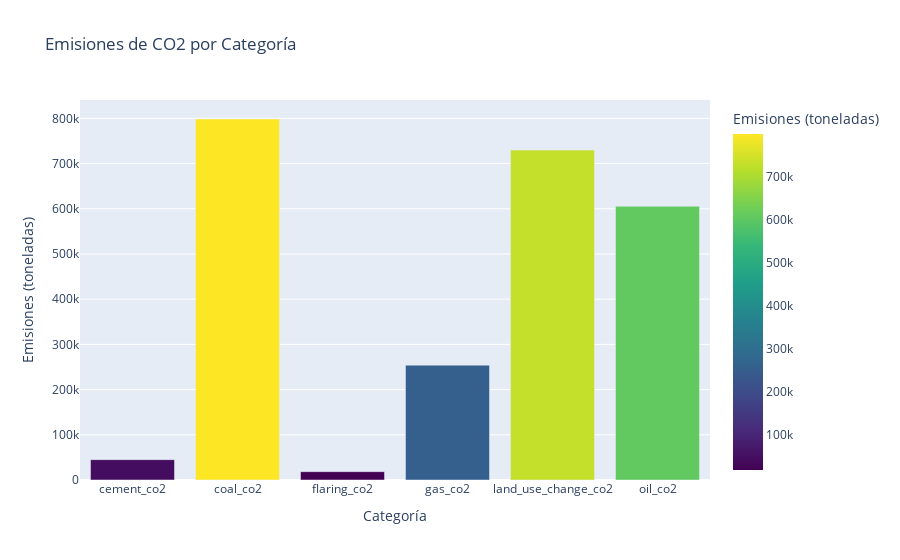

Notebook cell for this chart:
### Markdown cell above
### contribución total histórica por sector

### Code cell
df_bar = df_emission_source[emission_source_columns].sum().reset_index()



#renombramos columnas
df_bar.columns = ['category', 'value'] 



fig = px.bar(df_bar, x='category', y='value',
             title='Emisiones de CO2 por Categoría',
             labels={'value': 'Emisiones (toneladas)', 'category': 'Categoría'},
             color='value', 
             color_continuous_scale=px.colors.sequential.Viridis)

# Mostrar el gráfico
fig.show()

### Figure 1 — Plotly figure (JSON) as saved in the notebook; plotly's stock layout.template omitted (floating-point values rounded to 4 significant figures)
{"data": [{"alignmentgroup": "True", "hovertemplate": "Categoría=%{x}<br>Emisiones (toneladas)=%{marker.color}<extra></extra>", "legendgroup": "", "marker": {"color": [45070.0, 798600.0, 18450.0, 254100.0, 729800.0, 605500.0], "coloraxis": "coloraxis", "pattern": {"shape": ""}}, "name": "", "offsetgroup": "", "orientation": "v", "showlegend": false, "textposition": "auto", "type": "bar", "x": ["cement_co2", "coal_co2", "flaring_co2", "gas_co2", "land_use_change_co2", "oil_co2"], "xaxis": "x", "y": [45070.0, 798600.0, 18450.0, 254100.0, 729800.0, 605500.0], "yaxis": "y"}], "layout": {"autosize": true, "barmode": "relative", "coloraxis": {"colorbar": {"title": {"text": "Emisiones (toneladas)"}}, "colorscale": [[0, "#440154"], [0.1111, "#482878"], [0.2222, "#3e4989"], [0.3333, "#31688e"], [0.4444, "#26828e"], [0.5556, "#1f9e89"], [0.6667, "#35b779"], [0.7778, "#6ece58"], [0.8889, "#b5de2b"], [1, "#fde725"]]}, "legend": {"tracegroupgap": 0}, "title": {"text": "Emisiones de CO2 por Categoría"}, "xaxis": {"anchor": "y", "autorange": true, "domain": [0, 1], "range": [-0.5, 5.5], "title": {"text": "Categoría"}, "type": "category"}, "yaxis": {"anchor": "x", "autorange": true, "domain": [0, 1], "range": [0, 840600.0], "title": {"text": "Emisiones (toneladas)"}, "type": "linear"}}}
